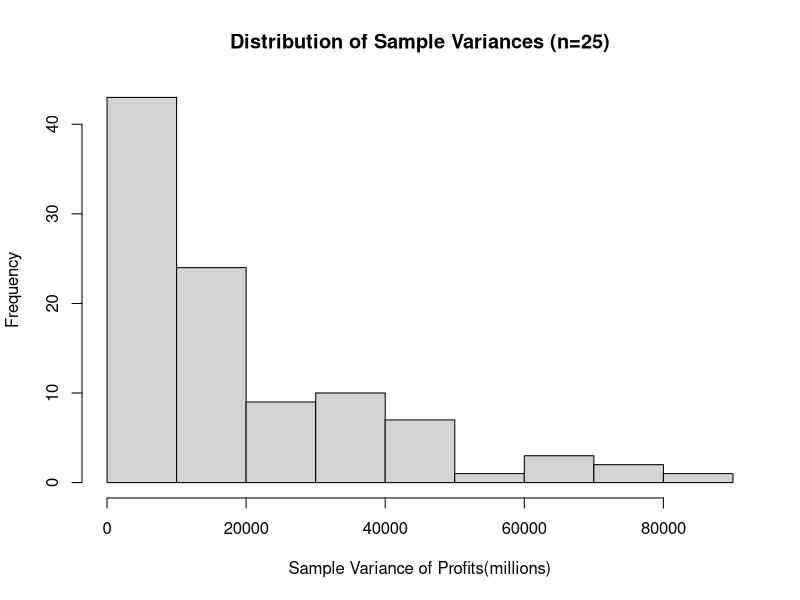
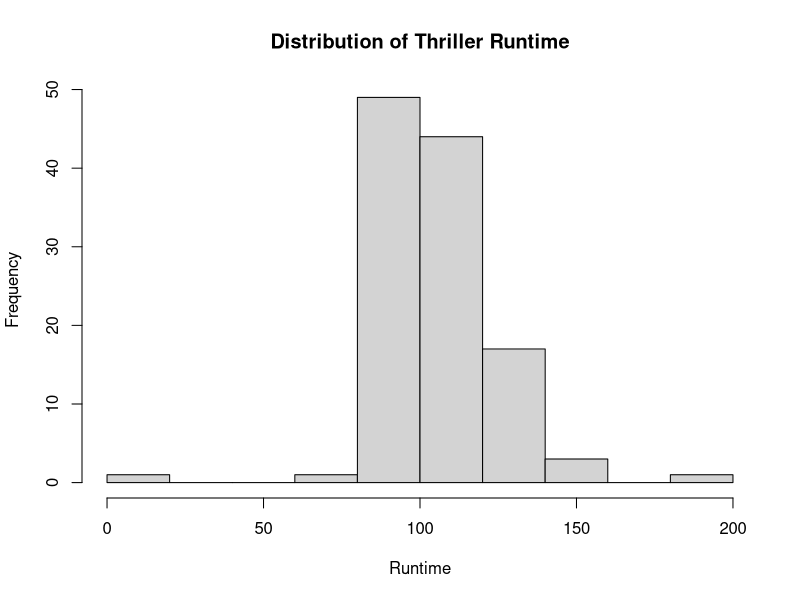
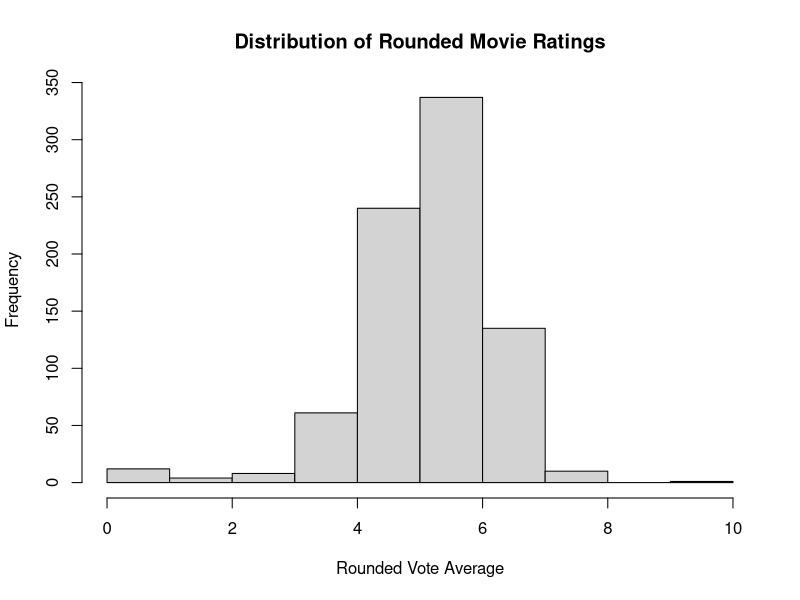
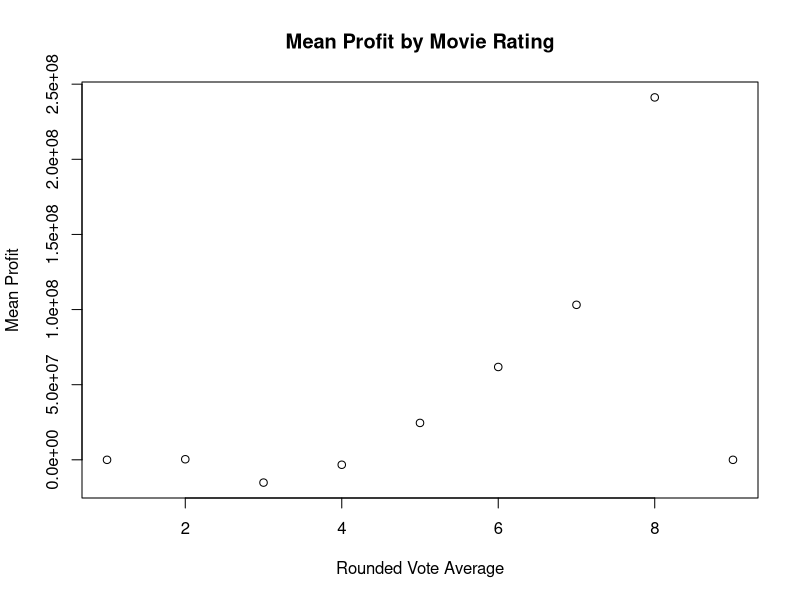
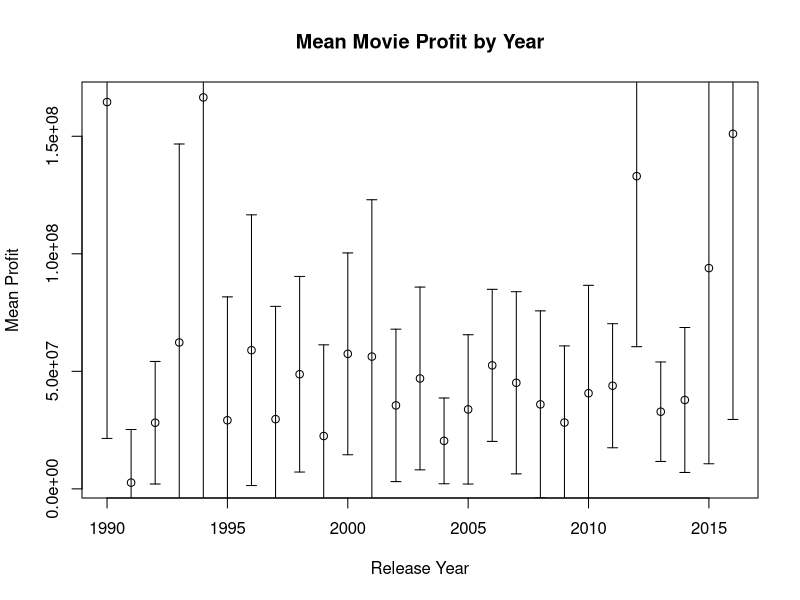

R code for these plots, in order:
## ---- chunk 1
knitr::opts_chunk$set(echo = TRUE)
library(jsonlite)
library(dplyr)
library(tidyverse)
library(ggplot2)

movies<-read_tsv("movies4.tsv")

## ---- chunk 2
#WRITE YOUR CODE HERE
## ---- chunk 3
#WRITE YOUR CODE HERE
## ---- chunk 4

#WRITE YOUR CODE HERE

## ---- chunk 5

#WRITE YOUR CODE HERE

## ---- chunk 6

#WRITE YOUR CODE HERE

## ---- chunk 7

#WRITE YOUR CODE HERE

## ---- chunk 8

#WRITE YOUR CODE HERE

## ---- chunk 9

#WRITE YOUR CODE HERE

## ---- chunk 10
top_actor_summary <- movies %>%
  filter(!is.na(first_actor)) %>%
  count(first_actor, sort = TRUE)

top_actor_name <- top_actor_summary$first_actor[1]

## ---- chunk 11

avg_bruce<- movies %>% 
  filter(first_actor=="Bruce Willis" & revenue > 0) %>% 
  summarise( avg_rev = mean(revenue), na.rm=T) %>% 
  pull(avg_rev)

avg_rev_ovr<-mean(movies$revenue, na.rm=T)

## ---- chunk 12

bruce_stats <- movies %>%
  filter(first_actor == "Bruce Willis" & revenue > 0 & !is.na(revenue)) %>%
  summarise(
    sample_size = n(),
    mean_revenue = mean(revenue),
    sd_revenue = sd(revenue))

print(bruce_stats)

## ---- chunk 13

movies<- movies %>% 
  mutate( profit = (revenue - budget) / 1000000)

pop_var_profit<- var(movies$profit, na.rm=T) * ((nrow(movies)-1)/nrow(movies))

## ---- chunk 14

set.seed(9849)

movies_sample <- movies %>%
  filter(!is.na(profit)) %>%
  slice_sample(n = 25)

sample_var_profit <- var(movies_sample$profit)

## ---- chunk 15

set.seed(9849)

n_simulations <- 100
sample_vars <- numeric(n_simulations)

for (i in 1:n_simulations) {
  current_sample <- movies %>% slice_sample(n = 25)
  sample_vars[i] <- var(current_sample$profit)
}

head(sample_vars)

## ---- chunk 16

mean_sample_vars<-mean(sample_vars)
sd_sample_vars<-sd(sample_vars)

hist(sample_vars,
     main="Distribution of Sample Variances (n=25)",
     xlab="Sample Variance of Profits(millions)"
     )


## ---- chunk 17
#WRITE YOUR CODE HERE
thriller<-movies%>% 
  filter(genre=="Thriller")

t1<-t.test(thriller$runtime,conf.level=0.99)

print (t1$conf.int)


## ---- chunk 18
#WRITE YOUR CODE HERE
mean_runtime<-mean(thriller$runtime)
sigma<-sd(thriller$runtime)
n<-length(thriller$runtime)

z_a2<-qnorm(0.995)
error<-z_a2*sigma/sqrt(n)

LOW<-mean_runtime-error
UP<-mean_runtime+error

print(c(LOW,UP))
## ---- chunk 19
#WRITE YOUR CODE HERE
s2<-var(thriller$runtime)
h0<-500
df<-length(thriller$runtime)-1
chisq<-df*s2/h0

chi_low<-qchisq(0.025,df)
chi_high<-qchisq(0.975,df)

print(chisq)
print(c(chi_low,chi_high))

## ---- chunk 20
#WRITE YOUR CODE HERE
hist(thriller$runtime,
     main="Distribution of Thriller Runtime",
     xlab="Runtime")

## ---- chunk 21
#WRITE YOUR CODE HERE
 movies<-movies%>%
  mutate(vote_average_rounded=floor(vote_average))

hist(movies$vote_average_rounded,
     main="Distribution of Rounded Movie Ratings",
     xlab="Rounded Vote Average")

## ---- chunk 22
#WRITE YOUR CODE HERE
movies<-movies%>%
  mutate(profit=(revenue-budget))

mean_profits<-tapply(movies$profit,
                     movies$vote_average_rounded,mean,na.rm=TRUE)
print(mean_profits)

plot(mean_profits,
     main="Mean Profit by Movie Rating",
     xlab="Rounded Vote Average",
     ylab="Mean Profit")

## ---- chunk 23
#WRITE YOUR CODE HERE
mean_profits<-tapply(movies$profit,
                     movies$release_year,
                     mean,
                     na.rm=TRUE)
years<-sort(unique(movies$release_year))

lower<-c()
upper<-c()
for(i in 1:length(years)){
  profits<-movies$profit[movies$release_year==years[i]]
  profits<-profits[!is.na(profits)]
  t1<-t.test(profits)
  lower[i]<-t1$conf.int[1]
  upper[i]<-t1$conf.int[2]
}

plot(years,
     mean_profits,
     main="Mean Movie Profit by Year",
     xlab="Release Year",
     ylab="Mean Profit")

arrows(years,lower,
       years,upper,
       angle=90,
       code=3,
       length=0.05)

## ---- chunk 24
#WRITE YOUR CODE HERE

## ---- chunk 25
#WRITE YOUR CODE HERE

## ---- chunk 26
#WRITE YOUR CODE HERE

## ---- chunk 27
#WRITE YOUR CODE HERE

## ---- chunk 28
#WRITE YOUR CODE HERE

## ---- chunk 29
#WRITE YOUR CODE HERE

## ---- chunk 30
#WRITE YOUR CODE HERE

## ---- chunk 31
#WRITE YOUR CODE HERE

## ---- chunk 32
#WRITE YOUR CODE HERE

## ---- chunk 33
#WRITE YOUR CODE HERE

## ---- chunk 34
#WRITE YOUR CODE HERE

## ---- chunk 35
#WRITE YOUR CODE HERE

## ---- chunk 36
#WRITE YOUR CODE HERE

## ---- chunk 37
#WRITE YOUR CODE HERE

## ---- chunk 38
#WRITE YOUR CODE HERE

## ---- chunk 39
#WRITE YOUR CODE HERE
